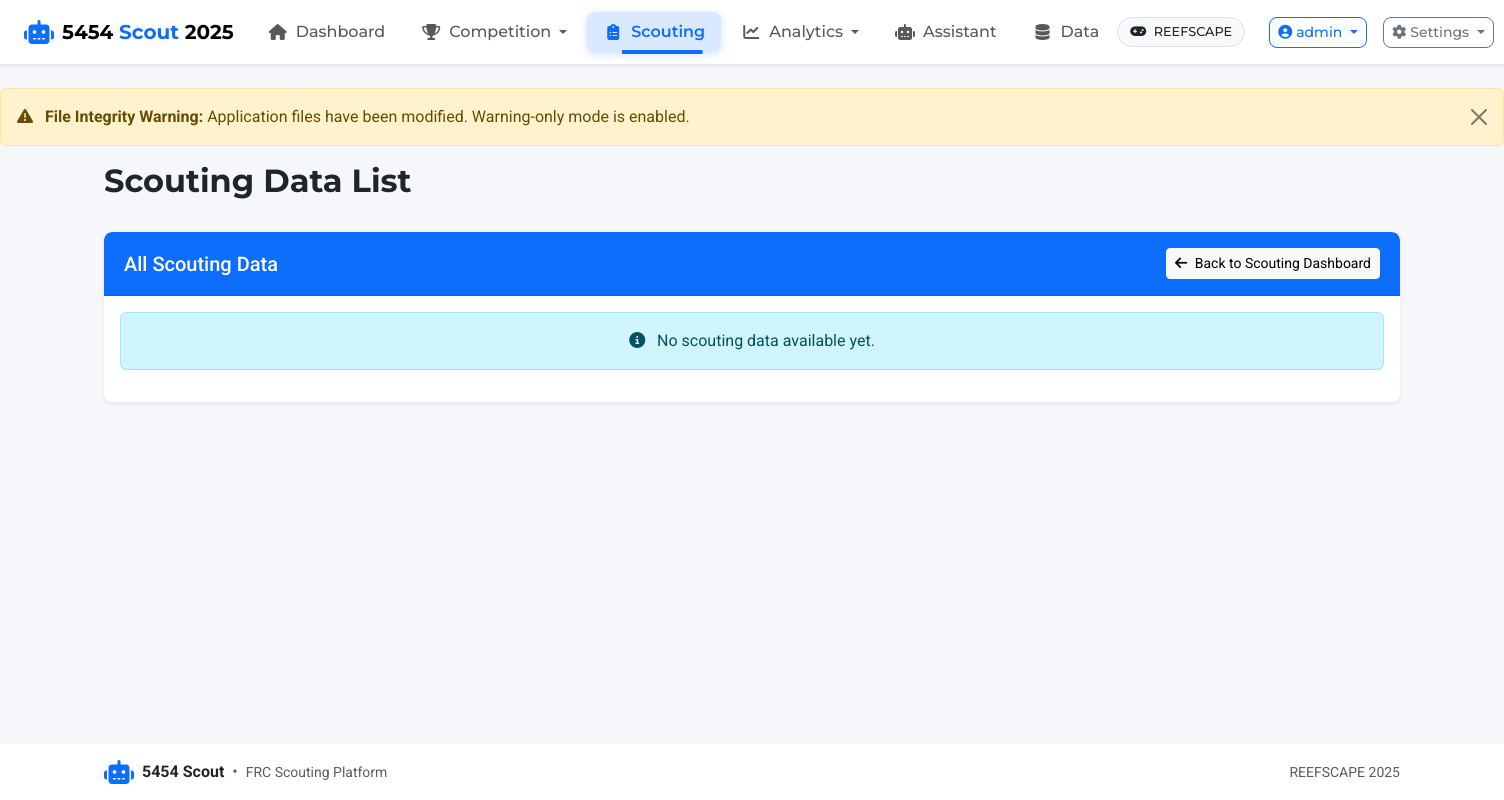
The page /scouting/list (signed in) on the database as committed earlier.
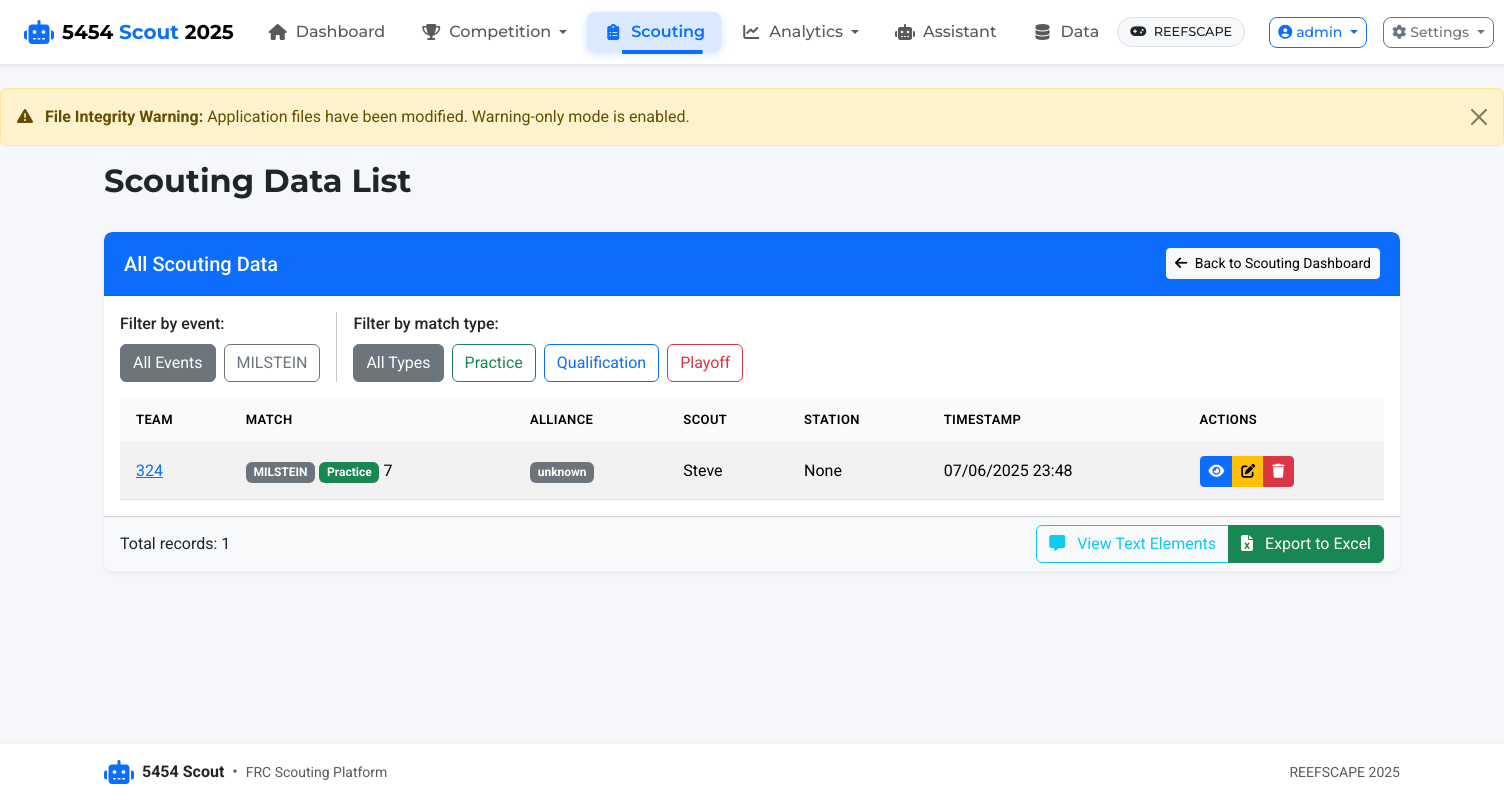
The same page on the database as committed later.
### app/models.py (models this page shows, shortened)
class Event(db.Model):
    id = db.Column(db.Integer, primary_key=True)
    name = db.Column(db.String(100), nullable=False)
    code = db.Column(db.String(20), unique=True)  # Event code like "CALA" or "NYRO"
    location = db.Column(db.String(100))
    start_date = db.Column(db.Date)
    end_date = db.Column(db.Date)
    year = db.Column(db.Integer, nullable=False)
    matches = db.relationship('Match', backref='event', lazy=True)

class ScoutingData(db.Model):
    id = db.Column(db.Integer, primary_key=True)
    match_id = db.Column(db.Integer, db.ForeignKey('match.id'), nullable=False)
    team_id = db.Column(db.Integer, db.ForeignKey('team.id'), nullable=False)
    scout_name = db.Column(db.String(50))
    scouting_station = db.Column(db.Integer)
    timestamp = db.Column(db.DateTime, default=datetime.utcnow)
    alliance = db.Column(db.String(10))  # 'red' or 'blue'
    data_json = db.Column(db.Text, nullable=False)  # JSON data based on game config
    @property
    def data(self):
        """Get data as a Python dictionary"""
        return json.loads(self.data_json)
    @data.setter
    def data(self, value):
        """Store data as JSON string"""
        self.data_json = json.dumps(value)

class Team(db.Model):
    id = db.Column(db.Integer, primary_key=True)
    team_number = db.Column(db.Integer, unique=True, nullable=False)
    team_name = db.Column(db.String(100))
    location = db.Column(db.String(100))
    scouting_data = db.relationship('ScoutingData', backref='team', lazy=True)
    events = db.relationship('Event', secondary=team_event, lazy='subquery',
                           backref=db.backref('teams', lazy=True))

class Match(db.Model):
    id = db.Column(db.Integer, primary_key=True)
    match_number = db.Column(db.Integer, nullable=False)
    match_type = db.Column(db.String(20), nullable=False)
    event_id = db.Column(db.Integer, db.ForeignKey('event.id'), nullable=False)
    red_alliance = db.Column(db.String(50))  # Comma-separated team numbers
    blue_alliance = db.Column(db.String(50))  # Comma-separated team numbers
    red_score = db.Column(db.Integer)
    blue_score = db.Column(db.Integer)
    winner = db.Column(db.String(10))  # 'red', 'blue', or 'tie'
    timestamp = db.Column(db.DateTime, default=datetime.utcnow)
    scouting_data = db.relationship('ScoutingData', backref='match', lazy=True)

### app/routes/scouting.py (the view)
@bp.route('/list')
@login_required
def list_data():
    if current_user.has_role('scout') and not current_user.has_role('analytics') and not current_user.has_role('admin'):
        flash('Access to the full scouting data list is restricted. Please contact an administrator for assistance.', 'warning')
        return redirect(url_for('scouting.index'))
    scouting_data = (ScoutingData.query
                     .join(Match)
                     .join(Event)
                     .join(Team)
                     .order_by(ScoutingData.timestamp.desc())
                     .all())
    events = (Event.query
             .join(Match)
             .join(ScoutingData)
             .distinct()
             .order_by(Event.name)
             .all())
    return render_template('scouting/list.html',
                         scouting_data=scouting_data,
                         events=events)

### app/models.py (called while the page is built)
    def has_role(self, role_name):
        return any(role.name == role_name for role in self.roles)

### app/routes/auth.py (called while the page is built)
@bp.app_context_processor
def inject_auth_vars():
    return {
        'current_user': current_user,
        'user_has_role': lambda role: current_user.is_authenticated and current_user.has_role(role)
    }

### run.py (called while the page is built)
@app.before_request
def check_first_run():
    if not User.query.first() and request.path != '/auth/login':
        flash('Database is being initialized. Please wait...', 'info')
        return redirect(url_for('auth.login'))

### app/templates/scouting/list.html (shortened to what the changed rows need)
{% extends 'base.html' %}
{% block heading %}Scouting Data List{% endblock %}
{% block content %}
<div class="card">
    <div class="card-body">
        {% if scouting_data %}        <div class="d-flex gap-3 mb-3">
            <div>
                <label class="form-label">Filter by event:</label>
                <div class="d-flex gap-2">
                    <button type="button" class="btn btn-outline-secondary event-filter-btn active" data-filter="all">All Events</button>
                    {% for event in events %}
                    <button type="button" class="btn btn-outline-secondary event-filter-btn" data-filter="{{ event.code }}">{{ event.code }}</button>
                    {% endfor %}
                </div>
            </div>
            <div>
                <label class="form-label">Filter by match type:</label>
                <div class="d-flex gap-2">
                    <button type="button" class="btn btn-outline-secondary match-filter-btn active" data-filter="all">All Types</button>
                    <button type="button" class="btn btn-outline-success match-filter-btn" data-filter="Practice">Practice</button>
                    <button type="button" class="btn btn-outline-primary match-filter-btn" data-filter="Qualification">Qualification</button>
                    <button type="button" class="btn btn-outline-danger match-filter-btn" data-filter="Playoff">Playoff</button>
                </div>
            </div>
        </div>
        <div class="table-responsive">
            <table class="table table-striped table-hover">
                <thead>
                    <tr>
                        <th>Team</th>
                        <th>Match</th>
                        <th>Alliance</th>
                        <th>Scout</th>
                        <th>Station</th>
                        <th>Timestamp</th>
                        <th>Actions</th>
                    </tr>
                </thead>
                <tbody>
                    {% for data in scouting_data %}
                    <tr>
                        <td>
                            <a href="{{ url_for('teams.view', team_number=data.team.team_number) }}">
                                {{ data.team.team_number }}
                            </a>
                        </td>                        <td>
                            <span class="badge bg-secondary">{{ data.match.event.code }}</span>
                            <span class="badge {% if data.match.match_type == 'Qualification' %}bg-primary{% elif data.match.match_type == 'Playoff' %}bg-danger{% elif data.match.match_type == 'Practice' %}bg-success{% else %}bg-secondary{% endif %}">
                                {{ data.match.match_type }}
                            </span>
                            {{ data.match.match_number }}
                        </td>
                        <td>
                            <span class="badge {% if data.alliance == 'red' %}bg-danger{% elif data.alliance == 'blue' %}bg-primary{% else %}bg-secondary{% endif %}">
                                {{ data.alliance }}
                            </span>
                        </td>
                        <td>{{ data.scout_name }}</td>
                        <td>{{ data.scouting_station }}</td>
                        <td>{{ data.timestamp.strftime('%m/%d/%Y %H:%M') }}</td>
                        <td>
                            <div class="btn-group" role="group">
                                <a href="{{ url_for('scouting.view_data', id=data.id) }}" class="btn btn-sm btn-primary" title="View">
                                    <i class="fas fa-eye"></i>
                                </a>
                                <a href="{{ url_for('scouting.scouting_form', team_id=data.team_id, match_id=data.match_id) }}" class="btn btn-sm btn-warning" title="Edit">
                                    <i class="fas fa-edit"></i>
                                </a>
                                <button type="button" class="btn btn-sm btn-danger" title="Delete"
                                        data-bs-toggle="modal" data-bs-target="#deleteModal{{ data.id }}">
                                    <i class="fas fa-trash"></i>
                                </button>
                            </div>
                        </td>
                    </tr>
                    {% endfor %}
                </tbody>
            </table>
        </div>
        {% else %}
        <div class="alert alert-info text-center">
            <i class="fas fa-info-circle me-2"></i> No scouting data available yet.
        </div>
        {% endif %}
    </div>
    {% if scouting_data %}
    <div class="card-footer bg-light">
        <div class="d-flex justify-content-between align-items-center">
            <span>Total records: {{ scouting_data|length }}</span>
            <div class="btn-group" role="group">
                <a href="{{ url_for('scouting.view_text_elements') }}" class="btn btn-outline-info">
                    <i class="fas fa-comment-alt me-2"></i> View Text Elements
                </a>
                <a href="{{ url_for('data.export_excel') }}" class="btn btn-success">
                    <i class="fas fa-file-excel me-2"></i> Export to Excel
                </a>
            </div>
        </div>
    </div>
    {% endif %}
</div>
{% endblock %}

Rows that differ between the two databases and show on the page:
now on this page (row unchanged): Event: code "MILSTEIN"
added ScoutingData: team.team_number "324", match.event.code "MILSTEIN", match.match_type "Practice", match.match_number "7", alliance "unknown", scout_name "Steve", scouting_station "None", timestamp "07/06/2025 23:48"
Other text that changed with them:
{{ scouting_data|length }}: (not shown) → "1"
text no longer shown: "No scouting data available yet."
text now shown: "Filter by event: All Events Filter by match type: All Types Practice Qualification Playoff TEAM MATCH ALLIANCE SCOUT STATION TIMESTAMP ACTIONS Total records: View Text Elements Export to Excel"
